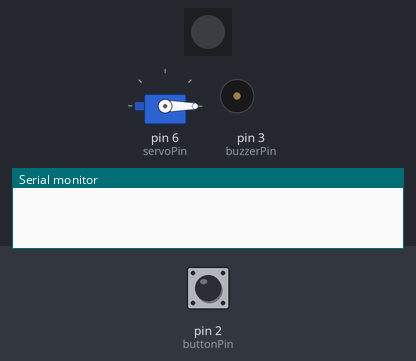
This sketch was run on a simulated Arduino Uno, built with avr-gcc and run on an emulated ATmega328P. On the bench: servo, 1 RGB LEDs in strip order, left to right, buzzer (waves = sounding), the last lines printed to the serial monitor. Inputs (shaded band) come from the test bench; at power-on: pin 2 (buttonPin) LOW. Dim RGB values are drawn brighter than linear.

Above: at 1.2 s.
1.3 s: pin 2 (buttonPin) pulled HIGH for 0.15 s
At 1.45 s:
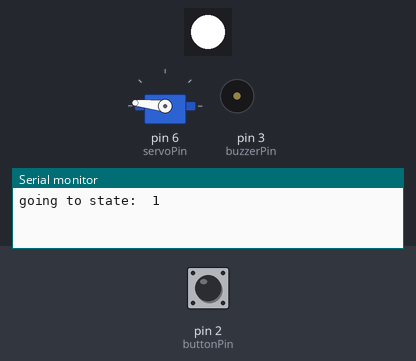
7.3 s: pin 2 (buttonPin) pulled HIGH for 1 s
At 7.54 s:
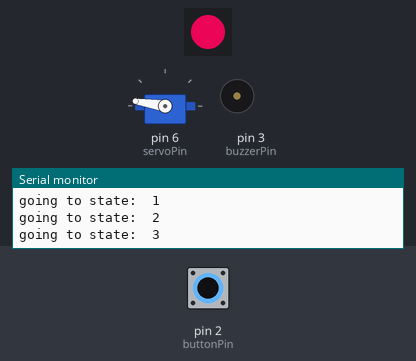
13.3 s: pin 2 (buttonPin) pulled HIGH for 3.2 s
At 18.52 s:
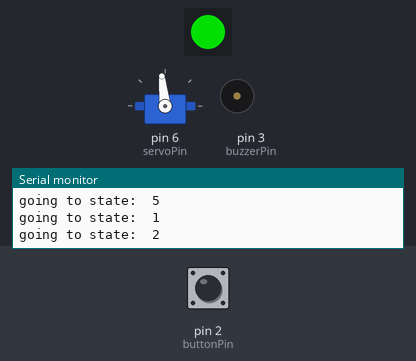
19.5 s: pin 2 (buttonPin) pulled HIGH for 0.15 s
At 20.75 s:
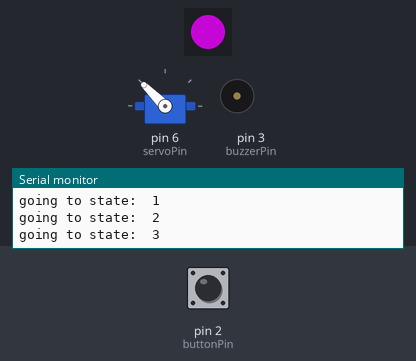
25.6 s: pin 2 (buttonPin) pulled HIGH for 1 s
At 26.3 s:
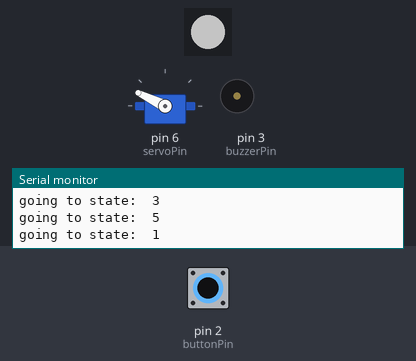
Timing chart, 0 to 42.6 s (numbered marks = the images above; inputs shaded):
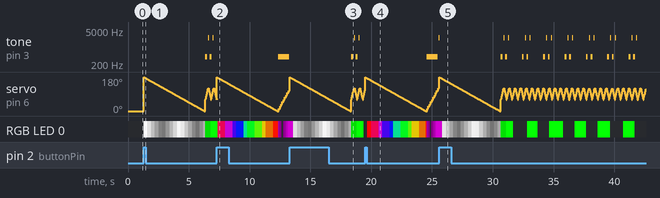

The sketch:

10_pomodoro_state_machine.ino
```cpp
// ---------------
// -- Libraries --
// ---------------
#include <Servo.h>
#include <FastLED.h>


// ---------------
// -- Variables --
// ---------------

//pin Variables
const int buttonPin = 2;
const int potPin = A0;
const int servoPin = 6;

const int ledPin1 = 4;
const int ledPin2 = 5;

//create a servo object
Servo myServo;

// Connections
#define DATA_PIN 5
#define CLOCK_PIN 4

// How many leds
#define NUM_LEDS 1

// An array to hold the led data
CRGB leds[NUM_LEDS];


// State Machine Variables
const int stateIdle = 0;
const int stateWork = 1;
const int stateBreakAlarm = 2;
const int stateShortBreak = 3;
const int stateLongBreak = 4;
const int stateWorkAlarm = 5;

int currentState = stateIdle;

// Timer variables
unsigned long timerDuration;
unsigned long lastTimerStarted;

// const long focusWorkDuration=1000*60*20; //20 minutes
// const long shortBreakDuration=1000*60*5; //20 minutes
// const long longBreakDuration=1000*60*15; //20 minutes

const long focusWorkDuration=5000; //20 minutes
const long shortBreakDuration=5000; //20 minutes
const long longBreakDuration=5000; //20 minutes

//buttons Variables
boolean lastButtonPressed;

//break Variables
int nBreaks=0;

// ------------------
// -- Setup & Loop --
// ------------------

void setup() {
	//define input/output pins
	pinMode(buttonPin, INPUT);
	//initialize the led
	FastLED.addLeds<P9813, DATA_PIN, CLOCK_PIN, RGB>(leds, NUM_LEDS);
	//initialize the servo
	myServo.attach(servoPin);
	startServoMoveToAnimation(0,0,1);

	Serial.begin(9600);
}

void loop() {

	updateStateMachine();
	//timing checks and led update is done inside this function
	updateLedAnimation();
	updateServo();
	updateMelody();
}

// ----------------
// -- Conditions --
// ----------------

// this function returns true when the button is pressed
boolean buttonPress(){
	boolean buttonStatus=false;
	boolean buttonPressed=digitalRead(buttonPin);
	if (buttonPressed&&!lastButtonPressed) {
		buttonStatus=true;
	}
	lastButtonPressed=buttonPressed;
	return(buttonStatus);
}

boolean timerExpired() {
	if (millis()-lastTimerStarted>timerDuration) {
		return true;
	}else{
		return false;
	}
}

int checkBreak(){
	return nBreaks;
}


// -------------
// -- Actions --
// -------------

void startTimer(int msec) {
	timerDuration = msec;
	lastTimerStarted = millis();
}

void recalculateServoPosition(){
	int timeRemaining=lastTimerStarted+timerDuration-millis();
	int servoPosition=map(timeRemaining, 0,timerDuration,0,180);
	startServoMoveToAnimation(servoPosition, 0, 1);
}


// -------------
// -- Utility --
// -------------

void goToState(int state){
	currentState=state;
	Serial.print("going to state:");
	Serial.print('\t');
	Serial.println(currentState);
}

// --------------------
// -- State Machines --
// --------------------

void updateStateMachine() {
	switch (currentState) {

	case stateIdle:
		if (buttonPress()) {
			startTimer(focusWorkDuration);
			setRGB(255,255,255);
			startFadeAnimation(1000,100);
			goToState(stateWork);
		}
		break;

	case stateWork:
		recalculateServoPosition();
		if (timerExpired()) {
			goToState(stateBreakAlarm);
			startHappyMelody(1000,true);
			startServoSweepAnimation(60,120,200,10);
			setRGB(22,200,22);
			startFadeAnimation(500,1);
		}
		break;

	case stateBreakAlarm:
		if (buttonPress()) {
			nBreaks++;
			if (checkBreak()<4) {
				startTimer(shortBreakDuration);
				goToState(stateShortBreak);
				setBrightness(100);
				startRainbowAnimation(5000,10);
				stopMelody();
			}
			if (checkBreak()==4) {
				startTimer(longBreakDuration);
				goToState(stateLongBreak);
				setBrightness(255);
				startRainbowAnimation(5000,100);
				stopMelody();
			}
		}
		break;

	case stateShortBreak:
		recalculateServoPosition();
		if (timerExpired()) {
			goToState(stateWorkAlarm);
			startSadMelody(2000,true);
			startServoSweepAnimation(0,120,1000,10);
			setRGB(200,0,200);
			startFadeAnimation(500,5);
		}
		break;

	case stateLongBreak:
		recalculateServoPosition();
		if (timerExpired()) {
			goToState(stateIdle);
			stopLedAnimations();
			startSongMelody(1000,false);
		}
		break;

	case stateWorkAlarm:
		if (buttonPress()) {
			startTimer(focusWorkDuration);
			setRGB(255,255,255);
			startFadeAnimation(1000,100);
			goToState(stateWork);
			stopMelody();
		}
		break;
	}
}
```

buzzer.ino
```cpp
#include "pitches.h"

int notePlaying;

int tempo=1000;
int pauseBetweenNotes=100;

long lastNotePlayed=0;

int buzzerPin=3;

int melody[] = {NOTE_C4, NOTE_G3, NOTE_G3, NOTE_A3, NOTE_G3, 0, NOTE_B3, NOTE_C4,0};
int melodyLength=9;
// note durations: 4 = quarter note, 8 = eighth note, etc.:
int noteDurations[] = {4, 8, 8, 4, 4, 4, 4, 4, 1};

int happyMelody[]={NOTE_G4,NOTE_D7,NOTE_G4,NOTE_D7,0};
int happyMelodyLength=5;
int happyNoteDurations[] = { 4, 8, 4, 8, 1};

int sadMelody[]={NOTE_G4,NOTE_D4,0};
int sadMelodyLength=3;
int sadNoteDurations[] = {2,2,1};

int currentNote;
int currentNoteDuration;

boolean loopMelody=false;
boolean melodyPlaying=false;


enum melodyType {
	SONG,
	HAPPY,
	SAD,
	NOSOUND
};

melodyType currentMelody=NOSOUND;


void startSongMelody(int melody_tempo, boolean loop ){
	tempo=melody_tempo;
	loopMelody=loop;
	currentNote=0;
	currentNoteDuration=tempo/noteDurations[0];
	melodyPlaying=true;
	currentMelody=SONG;
}

void startHappyMelody(int melody_tempo, boolean loop){
	tempo=melody_tempo;
	loopMelody=loop;
	currentNote=0;
	currentNoteDuration=tempo/happyNoteDurations[0];
	melodyPlaying=true;
	currentMelody=HAPPY;
}

void startSadMelody(int melody_tempo, boolean loop){
	tempo=melody_tempo;
	loopMelody=loop;
	currentNote=0;
	currentNoteDuration=tempo/sadNoteDurations[0];
	melodyPlaying=true;
	currentMelody=SAD;
}


void stopMelody(){
	melodyPlaying=false;
	noTone(buzzerPin);
	currentMelody=NOSOUND;
}

void updateMelody(){

	if (melodyPlaying) {
		if (millis()-lastNotePlayed>currentNoteDuration) {

			switch (currentMelody) {
			case SONG:

				if (currentNote==melodyLength&&loopMelody) {
					currentNote=0;
				}else if (currentNote==melodyLength&& !loopMelody) {
					melodyPlaying=false;
					noTone(buzzerPin);
				}

				currentNoteDuration=tempo/noteDurations[currentNote];
				tone(buzzerPin, melody[currentNote], currentNoteDuration-pauseBetweenNotes);
				lastNotePlayed=millis();

				break;

			case HAPPY:
				if (currentNote==happyMelodyLength&&loopMelody) {
					currentNote=0;
				}else if (currentNote==happyMelodyLength&& !loopMelody) {
					melodyPlaying=false;
					noTone(buzzerPin);
				}

				currentNoteDuration=tempo/happyNoteDurations[currentNote];
				tone(buzzerPin, happyMelody[currentNote], currentNoteDuration-pauseBetweenNotes);
				lastNotePlayed=millis();
				break;

			case SAD:
				if (currentNote==sadMelodyLength&&loopMelody) {
					currentNote=0;
				}else if (currentNote==sadMelodyLength&& !loopMelody) {
					melodyPlaying=false;
					noTone(buzzerPin);
				}
				currentNoteDuration=tempo/sadNoteDurations[currentNote];
				tone(buzzerPin, happyMelody[currentNote], currentNoteDuration-pauseBetweenNotes);
				lastNotePlayed=millis();
				break;
				break;
			}
			currentNote++;
		}
	}
}
```

led_animations.ino
```cpp
/*
   The is a self-contained file that has nicely packaged functionality
   to make LEDs shine in various animation styles. You can open it as a
   tab to another Arduino program (that contains the setup and loop functions.

   Notice that the pin definition and the initialization of the ledstrip is still
   happening inside the main tab of the scketch before and inside the setup() fucntion
 */

//how long is the animation
int animationDuration = 2000;
//keep track of last time we updated the led brightness
long lastLedUpdateTime = 0;
//how many steps has the animation
int animationSteps = 40;
//how often are we supposed to change the color of the led
float animationUpdateInterval = animationDuration/animationSteps;
//is our animation moving forward or backward
int animationDirection = 1;
//the maximum & minimum brightness, mainy needed for fade animation
int maxBrightness = 255;
int minBrightness = 0;
//how much do we change the color at every step of the animation
float incrementAmountXStep = (maxBrightness - minBrightness) / animationSteps;
//the led brightness
int brightness;
int color_hue;
int color_saturarion=255;


// multiple types of animation,
enum animationType {
	SINGLE_COLOR,
	FADE,
	BLINK,
	RAINBOW,
	NONE,
};

// the animation currently active
animationType currentAnimation = NONE;

void setHue(int hue) {
	color_hue=hue;
	//reset saturation to default 255 when calling sethue()
	color_saturarion=255;
}

void setBrightness(int b){
	brightness=b;
}

void setRGB(int red, int green, int blue){
	// RGB to HSV color conversion
	CRGB rgb( red, green,blue);
	CHSV hsv;

	hsv=rgb2hsv_approximate(rgb);

	color_hue=hsv.hue;
	color_saturarion=hsv.sat;
	brightness=hsv.val;
}

void startFadeAnimation(int animationDuration, int animationSteps) {
	currentAnimation = FADE;
	animationSteps = animationSteps;
	animationDuration = animationDuration;

	//recal the steps and the indervals
	animationUpdateInterval = animationDuration/animationSteps;
	incrementAmountXStep = (maxBrightness - minBrightness) / animationSteps;
}

void stopLedAnimations() {
	//turn off
	brightness = 0;
	currentAnimation = NONE;
}

void startSingleColor() {
	//set the brightness to the max
	brightness = maxBrightness;
	currentAnimation = SINGLE_COLOR;
}

void updateFadeAnimation() {
	//increment the value of brightness
	brightness = brightness + incrementAmountXStep * animationDirection;
	//check that we havn't reached the extreme
	if (brightness > maxBrightness || brightness < minBrightness) {
		animationDirection *= -1;
		//make sure the value falls between the desired range
		brightness=constrain(brightness,minBrightness,maxBrightness);
	}
}

void startRainbowAnimation(int rainbowDuration, int rainbowSteps) {
	currentAnimation = RAINBOW;
	color_hue = 0;
	brightness = maxBrightness;
	animationSteps = rainbowSteps;
	animationDuration = rainbowDuration;

	animationUpdateInterval = animationDuration/animationSteps;
	incrementAmountXStep = 255 / animationSteps;
}

void updateRainbowAnimation() {
	//increment the hue
	color_hue += incrementAmountXStep*animationDirection;
	//set the brightness to max
	brightness = maxBrightness;
	//reset the hue to 0 when we reach 1
	if (color_hue > 255) {
		color_hue = 0;
	}
}


void updateLedAnimation() {
	if (millis() - lastLedUpdateTime > animationUpdateInterval) {
		switch (currentAnimation) {
		case NONE:
			break;
		case FADE:
			updateFadeAnimation();
			break;
		case BLINK:
			updateFadeAnimation();
			break;
		case RAINBOW:
			updateRainbowAnimation();
			break;
		}
		lastLedUpdateTime = millis();
	}
	//update the led color
	leds[0].setHSV(color_hue, color_saturarion, brightness);
	FastLED.show();
}
```

pitches.h
```cpp
/*************************************************
 * Public Constants
 *************************************************/

#define NOTE_B0  31
#define NOTE_C1  33
#define NOTE_CS1 35
#define NOTE_D1  37
#define NOTE_DS1 39
#define NOTE_E1  41
#define NOTE_F1  44
#define NOTE_FS1 46
#define NOTE_G1  49
#define NOTE_GS1 52
#define NOTE_A1  55
#define NOTE_AS1 58
#define NOTE_B1  62
#define NOTE_C2  65
#define NOTE_CS2 69
#define NOTE_D2  73
#define NOTE_DS2 78
#define NOTE_E2  82
#define NOTE_F2  87
#define NOTE_FS2 93
#define NOTE_G2  98
#define NOTE_GS2 104
#define NOTE_A2  110
#define NOTE_AS2 117
#define NOTE_B2  123
#define NOTE_C3  131
#define NOTE_CS3 139
#define NOTE_D3  147
#define NOTE_DS3 156
#define NOTE_E3  165
#define NOTE_F3  175
#define NOTE_FS3 185
#define NOTE_G3  196
#define NOTE_GS3 208
#define NOTE_A3  220
#define NOTE_AS3 233
#define NOTE_B3  247
#define NOTE_C4  262
#define NOTE_CS4 277
#define NOTE_D4  294
#define NOTE_DS4 311
#define NOTE_E4  330
#define NOTE_F4  349
#define NOTE_FS4 370
#define NOTE_G4  392
#define NOTE_GS4 415
#define NOTE_A4  440
#define NOTE_AS4 466
#define NOTE_B4  494
#define NOTE_C5  523
#define NOTE_CS5 554
#define NOTE_D5  587
#define NOTE_DS5 622
#define NOTE_E5  659
#define NOTE_F5  698
#define NOTE_FS5 740
#define NOTE_G5  784
#define NOTE_GS5 831
#define NOTE_A5  880
#define NOTE_AS5 932
#define NOTE_B5  988
#define NOTE_C6  1047
#define NOTE_CS6 1109
#define NOTE_D6  1175
#define NOTE_DS6 1245
#define NOTE_E6  1319
#define NOTE_F6  1397
#define NOTE_FS6 1480
#define NOTE_G6  1568
#define NOTE_GS6 1661
#define NOTE_A6  1760
#define NOTE_AS6 1865
#define NOTE_B6  1976
#define NOTE_C7  2093
#define NOTE_CS7 2217
#define NOTE_D7  2349
#define NOTE_DS7 2489
#define NOTE_E7  2637
#define NOTE_F7  2794
#define NOTE_FS7 2960
#define NOTE_G7  3136
#define NOTE_GS7 3322
#define NOTE_A7  3520
#define NOTE_AS7 3729
#define NOTE_B7  3951
#define NOTE_C8  4186
#define NOTE_CS8 4435
#define NOTE_D8  4699
#define NOTE_DS8 4978
```

servo_animations.ino
```cpp
//some variables to animate the servo motor.
int servoPosition;
int servoDirection=1;

int servoAnimationDuration;
int servoUpdateInterval;
int servoStepSize;

long lastServoUpdated;

int servoMin;
int servoMax;

int targetPosition;

// multiple types of animation,
enum servoAnimationType {
	SWEEP,
	MOVETO,
	STOPMOTOR,
};

servoAnimationType currentServoAnimation=STOPMOTOR;


int startServoSweepAnimation(int min, int max, int duration, int steps ){
	currentServoAnimation=SWEEP;
	servoMin=min;
	servoMax=max;
	servoUpdateInterval=duration/steps;
	servoStepSize= abs(servoMax-servoMin)/steps;
}

void updateServoSweep(){
	servoPosition+=servoStepSize*servoDirection;
	if (servoPosition > servoMax || servoPosition < servoMin) {
		servoDirection *= -1;
		//make sure the value falls between the desired range
		servoPosition=constrain(servoPosition,servoMin,servoMax);
	}
}

void startServoMoveToAnimation(int target, int duration, int steps){
	currentServoAnimation=MOVETO;
	targetPosition=target;
	servoUpdateInterval=duration/steps;
	servoStepSize= abs(target-servoPosition)/steps;
}

void updateServoMoveTo(){
	servoPosition+=servoStepSize*servoDirection;
	if ((servoDirection==1 && servoPosition > targetPosition)||
	    (servoDirection==-1 && servoPosition < targetPosition)) {
		servoPosition=targetPosition;
		currentServoAnimation=STOPMOTOR;
	}
}

void stopServo(){
	currentServoAnimation=STOPMOTOR;
}

void updateServo(){
	if (millis() - lastServoUpdated > servoUpdateInterval) {
		switch (currentServoAnimation) {
		case SWEEP:
			updateServoSweep();
			break;
		case MOVETO:
			updateServoMoveTo();
			break;
		case STOPMOTOR:
			break;
		}
		lastServoUpdated=millis();
	}


	myServo.write(servoPosition);
}
```

Measured:
- after the input at 1.3 s, tone on pin 3 (buzzerPin): plays 392 Hz for 0.15 s, 2349 Hz for 0.03 s, 392 Hz for 0.15 s, 2349 Hz for 0.03 s, starting after 5.1 s; RGB LED 0: off → RGB(255, 255, 255) at once, → RGB(158, 158, 158) 0.30 s later, → RGB(83, 83, 83) 0.31 s later, → RGB(33, 33, 33) 0.30 s later, … (20 changes in this stretch)
